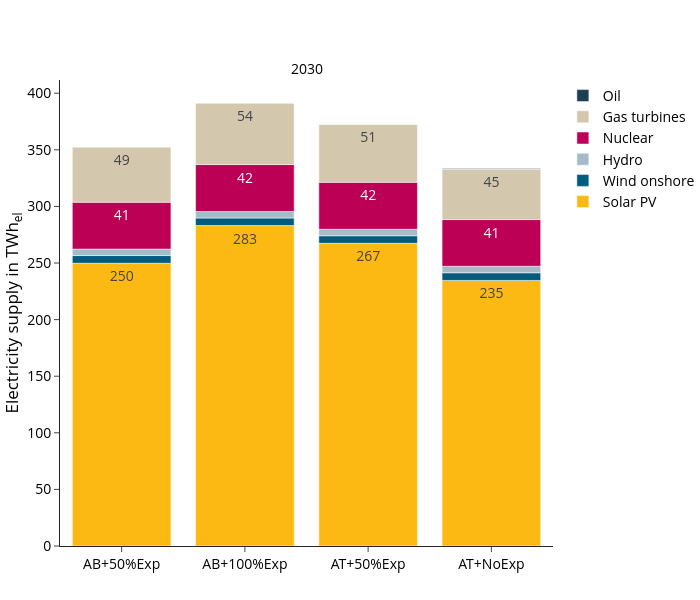

Source (notebook cell):
### Code cell
fig_name = "electricity_supply_TWh"
fig = px.bar(
    supply_df, 
    **fig_kwargs,
    labels={"value":"Electricity supply in TWh<sub>el</sub>",
            "year":"",
            "variable":"", 
            "scen":""
            },
    color_discrete_map=colors["electricity"],
    category_orders={
        "variable":list(colors["electricity"].keys()),
        "scen": scen_order
        },
    #facet_col_wrap=1, facet_col_spacing=0.07,
)
fig.update_layout(legend_traceorder="reversed",)
update_layout(fig)

print("Totals per scenario and year:", supply_sum_df)

fig.show()

#save_plotly_fig(supply_df, fig, sdir, f"{idx_group_name}_{fig_name}")

### Figure 1 — Plotly figure (JSON) as saved in the notebook; plotly's stock layout.template omitted (floating-point values rounded to 4 significant figures)
{"data": [{"hovertemplate": "=%{x}<br>Electricity supply in TWh<sub>el</sub>=%{text}<extra></extra>", "legendgroup": "Solar PV", "marker": {"color": "#fdb913", "pattern": {"shape": ""}}, "name": "Solar PV", "orientation": "v", "showlegend": true, "text": [283.1, 249.8, 267.4, 234.6], "textangle": 0, "textposition": "inside", "texttemplate": "%{y:.0f}", "type": "bar", "x": ["AB+100%Exp", "AB+50%Exp", "AT+50%Exp", "AT+NoExp"], "xaxis": "x", "y": [283.1, 249.8, 267.4, 234.6], "yaxis": "y"}, {"hovertemplate": "=%{x}<br>Electricity supply in TWh<sub>el</sub>=%{text}<extra></extra>", "legendgroup": "Wind onshore", "marker": {"color": "#005b7f", "pattern": {"shape": ""}}, "name": "Wind onshore", "orientation": "v", "showlegend": true, "text": [6.7, 6.8, 6.7, 6.8], "textangle": 0, "textposition": "inside", "texttemplate": "%{y:.0f}", "type": "bar", "x": ["AB+100%Exp", "AB+50%Exp", "AT+50%Exp", "AT+NoExp"], "xaxis": "x", "y": [6.7, 6.8, 6.7, 6.8], "yaxis": "y"}, {"hovertemplate": "=%{x}<br>Electricity supply in TWh<sub>el</sub>=%{text}<extra></extra>", "legendgroup": "Hydro", "marker": {"color": "#a6bbc8", "pattern": {"shape": ""}}, "name": "Hydro", "orientation": "v", "showlegend": true, "text": [5.7, 5.7, 5.7, 5.7], "textangle": 0, "textposition": "inside", "texttemplate": "%{y:.0f}", "type": "bar", "x": ["AB+100%Exp", "AB+50%Exp", "AT+50%Exp", "AT+NoExp"], "xaxis": "x", "y": [5.7, 5.7, 5.7, 5.7], "yaxis": "y"}, {"hovertemplate": "=%{x}<br>Electricity supply in TWh<sub>el</sub>=%{text}<extra></extra>", "legendgroup": "Nuclear", "marker": {"color": "#bb0056", "pattern": {"shape": ""}}, "name": "Nuclear", "orientation": "v", "showlegend": true, "text": [41.5, 41.4, 41.5, 41.3], "textangle": 0, "textposition": "inside", "texttemplate": "%{y:.0f}", "type": "bar", "x": ["AB+100%Exp", "AB+50%Exp", "AT+50%Exp", "AT+NoExp"], "xaxis": "x", "y": [41.5, 41.4, 41.5, 41.3], "yaxis": "y"}, {"hovertemplate": "=%{x}<br>Electricity supply in TWh<sub>el</sub>=%{text}<extra></extra>", "legendgroup": "Gas turbines", "marker": {"color": "#d3c7ae", "pattern": {"shape": ""}}, "name": "Gas turbines", "orientation": "v", "showlegend": true, "text": [54.1, 48.6, 51.1, 44.6], "textangle": 0, "textposition": "inside", "texttemplate": "%{y:.0f}", "type": "bar", "x": ["AB+100%Exp", "AB+50%Exp", "AT+50%Exp", "AT+NoExp"], "xaxis": "x", "y": [54.1, 48.6, 51.1, 44.6], "yaxis": "y"}, {"hovertemplate": "=%{x}<br>Electricity supply in TWh<sub>el</sub>=%{text}<extra></extra>", "legendgroup": "Oil", "marker": {"color": "#1c3f52", "pattern": {"shape": ""}}, "name": "Oil", "orientation": "v", "showlegend": true, "text": [0.6], "textangle": 0, "textposition": "inside", "texttemplate": "%{y:.0f}", "type": "bar", "x": ["AT+NoExp"], "xaxis": "x", "y": [0.6], "yaxis": "y"}], "layout": {"annotations": [{"font": {}, "showarrow": false, "text": "2030", "x": 0.5, "xanchor": "center", "xref": "paper", "y": 1, "yanchor": "bottom", "yref": "paper"}], "barmode": "relative", "height": 600, "legend": {"title": {"text": ""}, "tracegroupgap": 0, "traceorder": "reversed"}, "width": 700, "xaxis": {"anchor": "y", "categoryarray": ["AB+50%Exp", "AB+100%Exp", "AT+50%Exp", "AT+NoExp"], "categoryorder": "array", "domain": [0, 1], "title": {"text": ""}}, "yaxis": {"anchor": "x", "domain": [0, 1], "title": {"text": "Electricity supply in TWh<sub>el</sub>"}}}}
